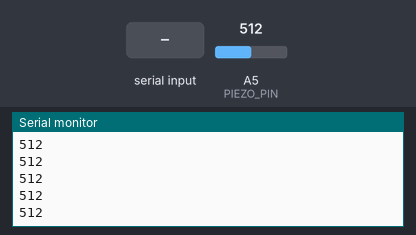
Bench run of a sketch on a simulated Arduino Uno, built with avr-gcc and run on an emulated ATmega328P. Parts: the last lines printed to the serial monitor. Inputs (shaded band) come from the test bench; at power-on: A5 (PIEZO_PIN) = 512.

Above: at 1.2 s.
1.3 s: "ding" received over Serial
At 2.8 s:
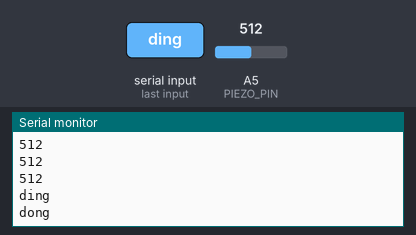
3.8 s: A5 (PIEZO_PIN) set to 490
At 3.82 s:
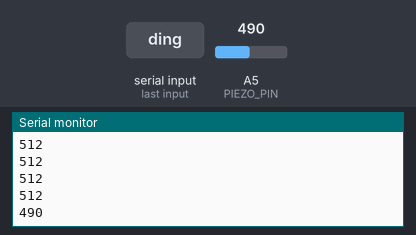
5.3 s: "1" received over Serial
6.8 s: A5 (PIEZO_PIN) set to 510
At 7.3 s:
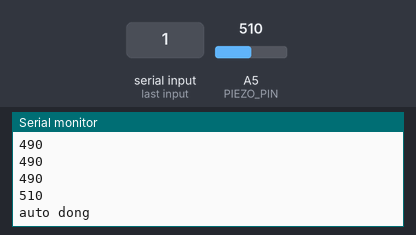
Timing chart, 0 to 9.3 s (numbered marks = the images above; inputs shaded):
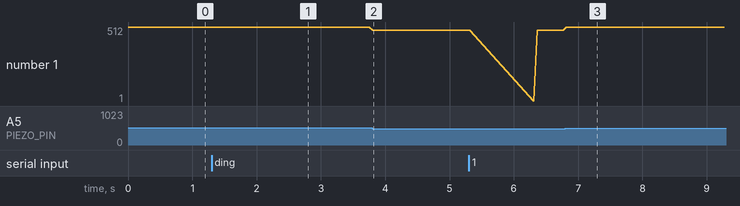

The sketch:

code.ino
```cpp
#define TX_PIN 8
#define BIT_PERIOD 750
#define TIMES 23
#define PIEZO_PIN A5
#define THRESHOLD 500
unsigned long GRACE_PERIOD = 3000; // 3 seconds between knocks

// here's an array (in seconds) where each "1" begins in the signal
float times[TIMES] = {
  0, .00952, .0110, .0126, .0141, .0164, .0210, .0256, .0317, .0363, .0417, .0439, .0485, .0554, .0585, .0623, .0669, .0715, .0769, .0814, .0853, .0899};
unsigned long lastTimeNotified = 0;
unsigned int last = 0;

bool send_bits(){
  for (int i = 0; i < TIMES-1; i++)
  {
    // calculinate microseconds (us) from the second
    int us = times[i] * 1000000;
  if (i != 0)
      delayMicroseconds(us - last - BIT_PERIOD);

    // send a "1" for our BIT_PERIOD which is around 700-800us
    digitalWrite(TX_PIN, HIGH);
    delayMicroseconds(BIT_PERIOD);
    digitalWrite(TX_PIN, LOW);

    last = us;
  }
}


void setup(){
  pinMode(TX_PIN, OUTPUT);
  Serial.begin(9600);
  pinMode(PIEZO_PIN, INPUT);
  Serial.println("ready");
}

void loop(){
  int piezo_read = analogRead(PIEZO_PIN);
  Serial.println(piezo_read);
  // Perform notification of the bell
  if(piezo_read >= THRESHOLD){
    unsigned long currentMillis = millis();
     if((currentMillis - lastTimeNotified) > GRACE_PERIOD){
        lastTimeNotified = millis();
        Serial.println("auto dong");
        send_bits();
        send_bits();
        send_bits();
        send_bits();
        send_bits();
        send_bits();
     }

  }

  if(Serial.available()){
    String str = Serial.readString();
    Serial.println(str);
    if(str.equals("ding")){
      Serial.println("dong");
      send_bits();
      send_bits();
      send_bits();
      send_bits();
      send_bits();
      send_bits();
    }
  }
  delay(50); // Wait some time to not have this consuming alot of energy
}
```

Measured:
- after the input at 1.3 s, the serial monitor: prints a new line after 1.0 s (image 1)
- after the input at 3.8 s, the serial monitor: prints a new line at once (image 2)
- after the input at 6.8 s, the serial monitor: prints a new line at once (image 3)
- plotted number 1: 512 → 490 after the input at 3.8 s, 490 → 510 after the input at 6.8 s
